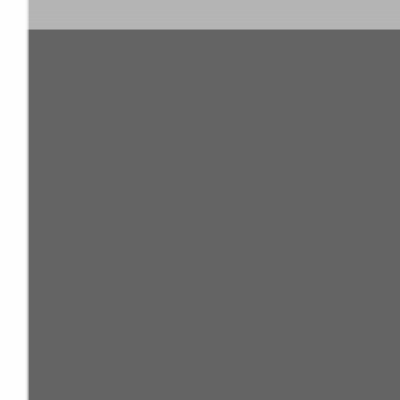
Frame 1 (no input)
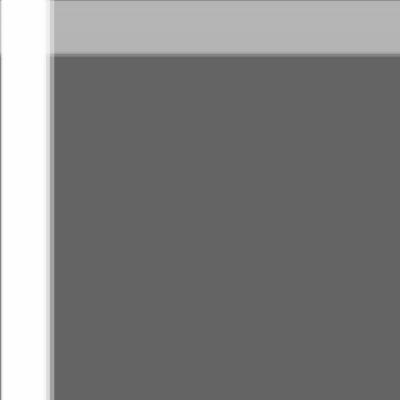
Frame 60 (the mouse pressed at the canvas centre just before this capture)
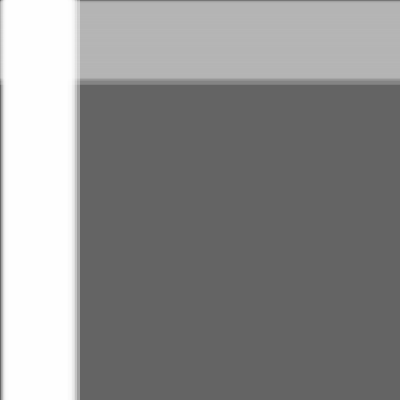
Frame 120 (the mouse held since frame 60 and released just before this capture)

The Processing sketch that drew these frames (run headless with seeded random() and noise(); from frame 60 on, the mouse is pressed at the canvas centre):

// Processing sketch: processing_112866
// ── processing_112866.pde

Stripe[] stripes = new Stripe[50];
SideStripe[] sidestripes = new SideStripe[100];

void setup() {
  size(400, 400);
  for (int i= 0; i<stripes.length; i++) {
    stripes[i] = new Stripe ();
  }
  for (int j= 0; j<sidestripes.length; j++) {
    sidestripes[j] = new SideStripe();
  }
}

void draw() {
  background(100);
    for (int j= 0; j<sidestripes.length; j++) {
    sidestripes[j].rollover(mouseY, mouseX);
    sidestripes[j].move();
    sidestripes[j].display();
  }
  for (int i= 0; i <stripes.length; i++) {
    stripes[i].rollover(mouseX, mouseY);
    stripes[i].move();
    stripes[i].display();
  }

}

class SideStripe {
  float y;
  float speed;
  float h;
  boolean mouse;

  SideStripe() {
    y=0;
    speed = random(0.5);
    h = random (10, 30);
    mouse = false;
  }

  void display () {
    if (mouse) {
      fill(255, 0, 0, 20);
    } 
    else {
      fill (180, 100);
    }

    noStroke();
    rect(0, y, width, h);
  }

  void move() {
    y += speed;
    if (y > height+20) y = -20;
  }

  void rollover(int my, int mx) {
    if (my > y && my< y +h) {
      mouse=true;
    } 
    else {
      mouse = false;
    }
  }
}

class Stripe {
  float x;
  float speed;
  float w;
  boolean mouse;

  Stripe() {
    x=0;
    speed = random(0.5);
    w = random (10, 30);
    mouse = false;
  }

  void display () {
    if (mouse) {
      fill(255, 0, 0, 100);
    } 
    else {
      fill (255, 100);
    }

    noStroke();
    rect(x, 0, w, height);
  }

  void move() {
    x += speed;
    if (x > width+20) x = -20;
  }

  void rollover(int mx, int my) {
    if (mx > x && mx< x +w) {
      mouse=true;
    } 
    else {
      mouse = false;
    }
  }
}
